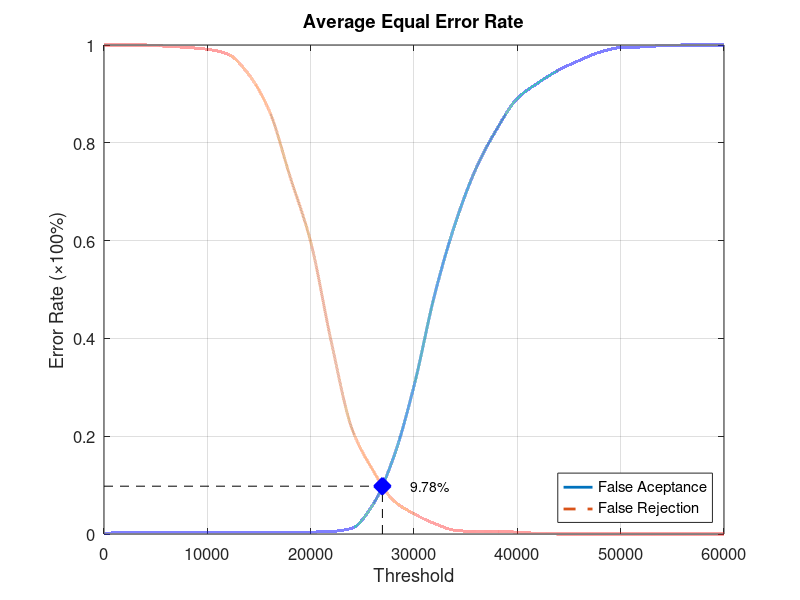
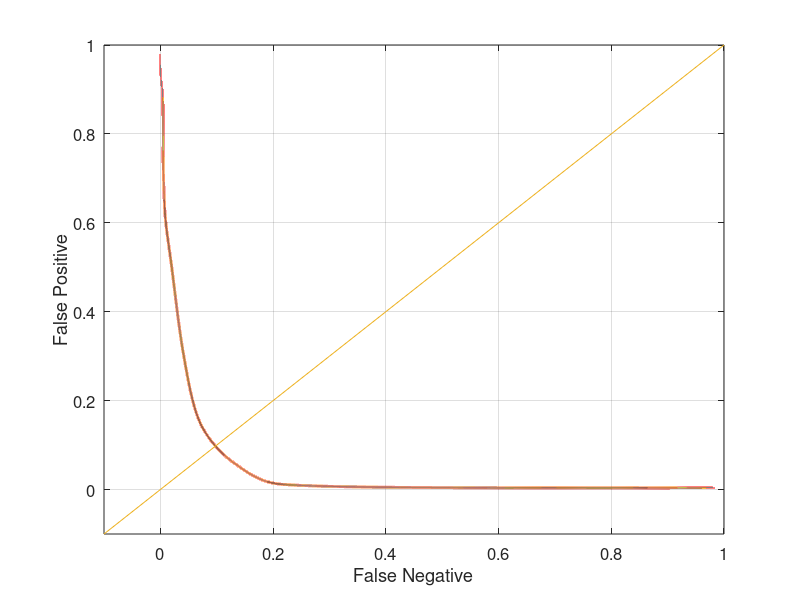

Source code (MATLAB) for these figures, in order:
function yEER = Experiment4Average
close all;
clear;
clc;
x = 0:2000:60000;
xq = 0:0.5:60000;

y0 = [0 0.00394737 0.00394737 0.00394737 0.00394737 0.00394737 0.00394737 0.00394737 0.00394737 0.00394737 0.00394737 0.00526316 0.0118421 0.0592105 0.155263 0.302632 0.489474 0.635526 0.747368 0.827632 0.89079 0.922368 0.948684 0.968421 0.985526 0.994737 0.996053 0.998684 1 1 1];
yy0 = interp1(x, y0, xq, 'pchip');
y1 = [1 1 1 0.9975 0.995 0.99125 0.98125 0.94 0.865 0.73125 0.5975 0.3925 0.215 0.13125 0.06875 0.04125 0.02125 0.0075 0.005 0.005 0.00375 0.00125 0 0 0 0 0 0 0 0 0];
yy1 = interp1(x, y1, xq, 'pchip');

% Calculating EER: 
y2 = abs(y0 - y1);
find(y2 == min(y2))
yy2 = abs(yy0 - yy1);
xEER = find(yy2 == min(yy2));
xEERIndex = xq(xEER) % X-axis EER
yEER = yy0(xEER) % Y-axis EER

main = figure
plot(xq, yy0,'-','LineWidth', 2);	hold on
plot(xq, yy1,'--','LineWidth', 2);	hold on
plot([xEERIndex xEERIndex], [0 yEER], 'k--');	hold on
plot([0 xEERIndex], [yEER yEER], 'k--');	hold on
plot(xEERIndex, yEER, 'bx', 'LineWidth', 10);	hold on
text(xEERIndex + 10 * xEERIndex / 100, yEER, [num2str(round((10000 * yEER)) / 100) '%'])
legend('False Aceptance', 'False Rejection', 'Location', 'SouthEast')
xlabel('Threshold')
ylabel('Error Rate (\times100%)')
title('Average Equal Error Rate')
set(gca, 'FontSize', 12)
axis([0 60000 0 1])
grid on

print(main, 'Experiment4AverageMain', '-dpng');
FNRxFPR = figure('Color', [1 1 1]);
plot(yy1, yy0, '-', yy1, yy0, 'LineWidth', 2);
hold on
y = -0.1:0.1:1
plot(y, y); 
set(gca, 'FontSize', 12)
xlabel('False Negative')
ylabel('False Positive')
axis([-0.1 1 -0.1 1])
set(gca, 'FontSize', 12)
grid on

print(FNRxFPR, 'Experiment4AverageFNRxFPR','-dpng');
end
